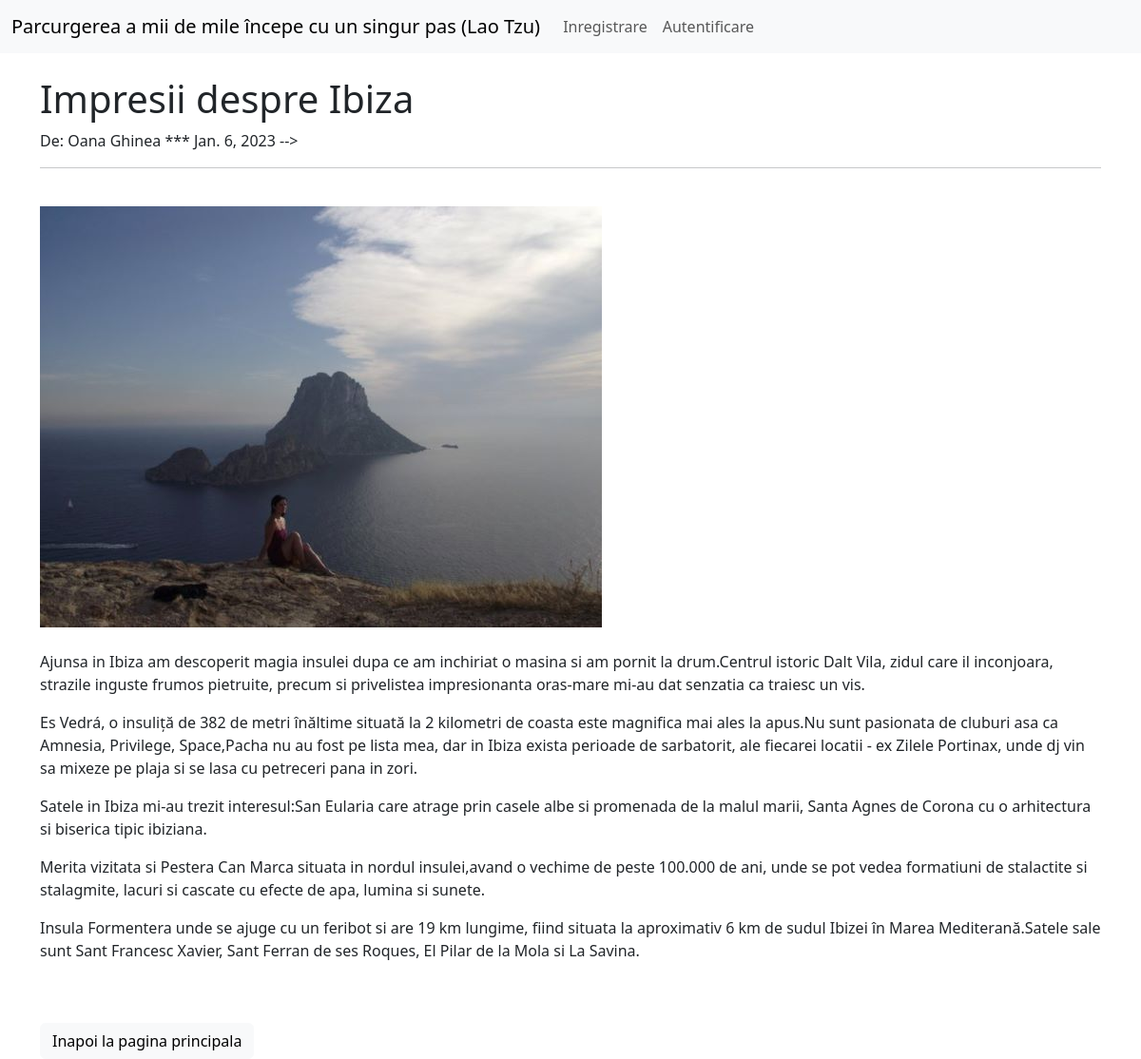
Page /articol/8 on the committed database.
### travelblog/models.py (models this page shows, shortened)
class Postare(models.Model):
    titlu = models.CharField(max_length=500)
    imagine_blog = models.ImageField(null=True, blank=True, upload_to="imagini/")
    titlu_nav = models.CharField(max_length=500)
    cuprins = models.TextField()
    autor = models.ForeignKey(User, on_delete=models.CASCADE)
    data_postare =models.DateField(auto_now_add=True)
    likes = models.ManyToManyField(User, related_name='postare_blog')
    tipuri = models.CharField(max_length=250, default='calatorii')

### travelblog/views.py (the view)
# urls.py: path('articol/<int:pk>', ArticoleDetailView.as_view(), name='articole_details'),
class ArticoleDetailView(DetailView):
    model = Postare
    template_name = 'articole_details.html'

### travelblog/templates/articole_details.html (shortened to what this page needs)
{% extends 'test.html' %}
{% block content %}
    <h1>{{postare.titlu}}</h1>
     De: {{ postare.autor.first_name }}
         {{ postare.autor.last_name }} ***
         {{postare.data_postare}}
-->
    </small><br/>
    <hr>
    <br/>
    <img src="{{ postare.imagine_blog.url }}">
    <br/><br/>
    {{ postare.cuprins|safe }}
    <br/><br/>
    <a href="{% url 'home' %}" class="btn btn-light">Inapoi la pagina principala</a>
{% endblock %}

### rows in the picture
Postare: titlu "Impresii despre Ibiza", autor.first_name "Oana", autor.last_name "Ghinea", data_postare "Jan. 6, 2023", imagine_blog (picture), cuprins "Ajunsa in Ibiza am descoperit magia insulei dupa ce am inchiriat o masina si am pornit la drum.Centrul istoric Dalt Vila, zidul care il inconjoara, strazile inguste frumos pietruite, precum si privelistea impresionanta oras-mare mi-au dat senzatia ca traiesc un vis. Es Vedrá, o insuliță de 382 de metri înăltime situată la 2 kilometri de coasta este magnifica mai ales la apus.Nu sunt pasionata de cluburi asa ca Amnesia, Privilege, Space,Pacha nu au fost pe lista mea, dar in Ibiza exista perioade de sarbatorit, ale fiecarei locatii - ex Zilele Portinax, unde dj vin sa mixeze pe plaja si se lasa cu petreceri pana in zori. Satele in Ibiza mi-au trezit interesul:San Eularia care atrage prin…"
